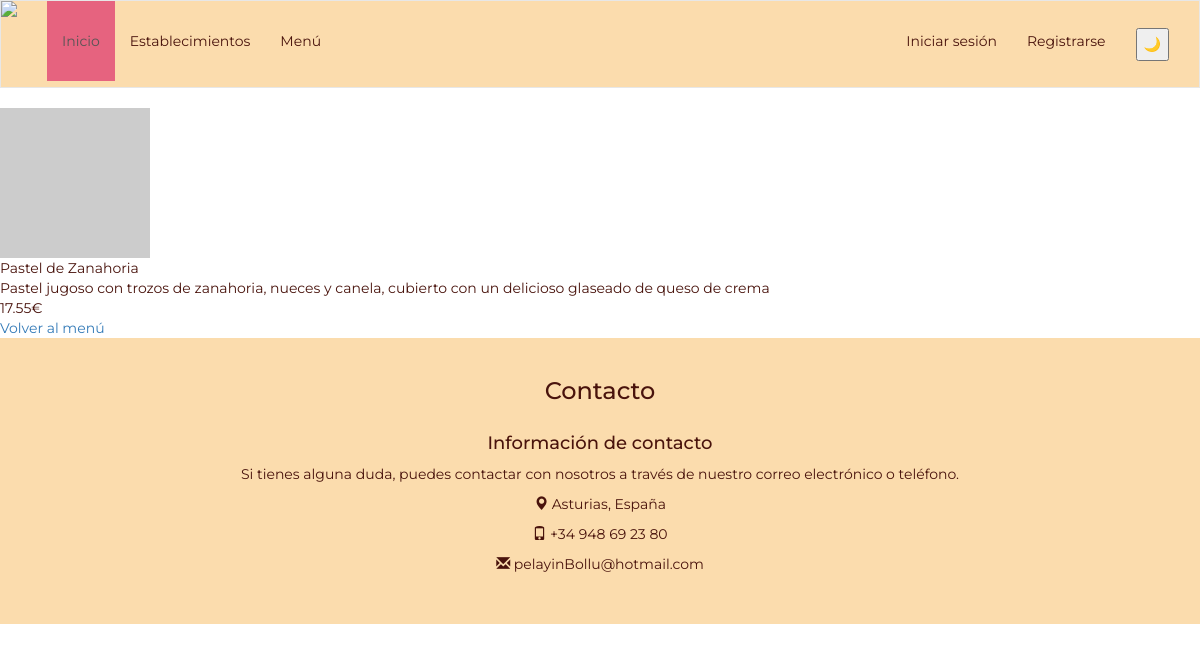
/pagina_destino.php?id=6, run on an earlier commit of the app's database.
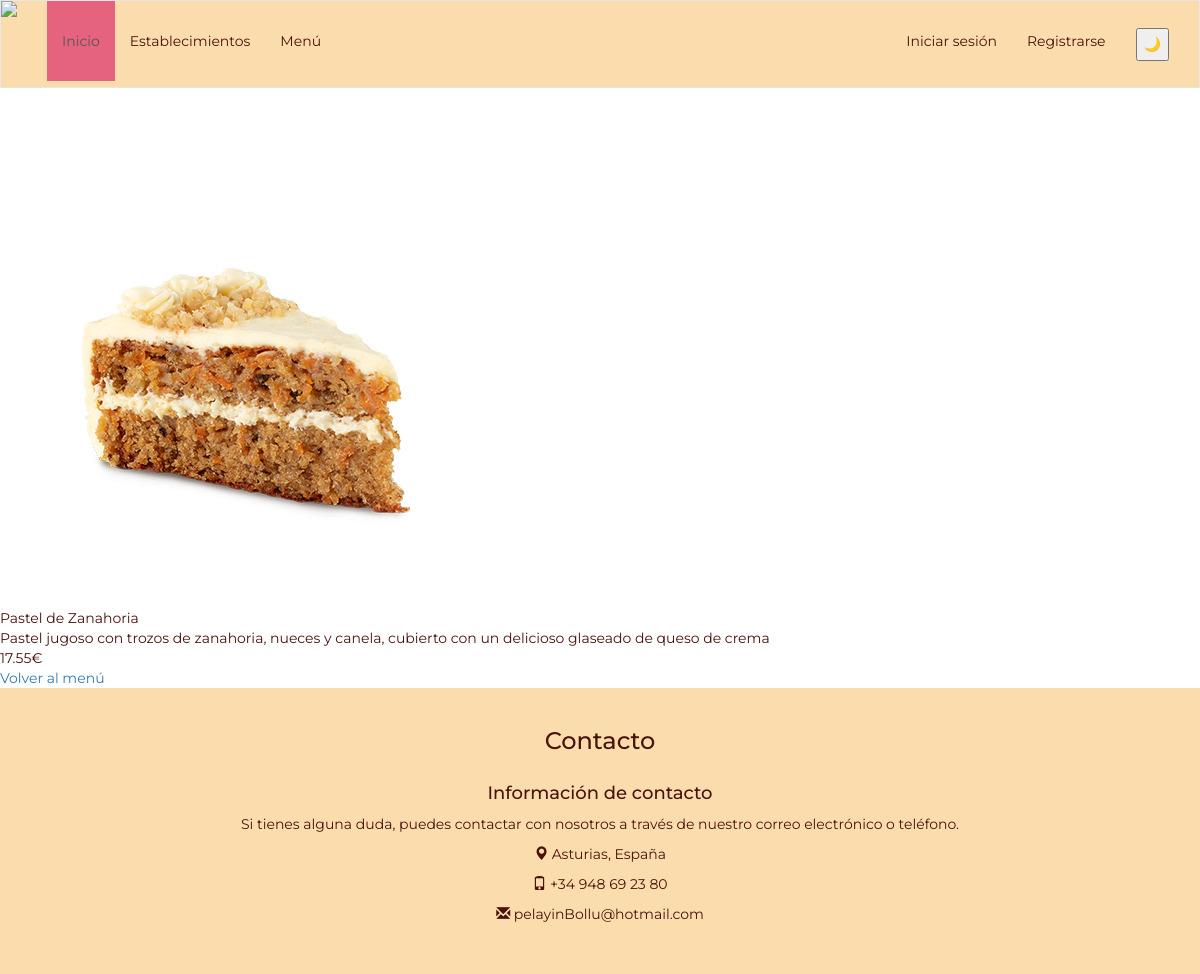
And on a later commit of the database.
### tables this page shows
CREATE TABLE `productos` (
  `id` int NOT NULL AUTO_INCREMENT,
  `nombre` varchar(45) DEFAULT NULL,
  `descripcion` varchar(255) DEFAULT NULL,
  `precio` decimal(4,2) DEFAULT NULL,
  `categorias_id` int NOT NULL,
  `imagen` longblob NOT NULL,
  PRIMARY KEY (`id`),
  KEY `fk_Productos_Categorias_idx` (`categorias_id`),
  CONSTRAINT `fk_Productos_Categorias` FOREIGN KEY (`categorias_id`) REFERENCES `categorias` (`id`)
);

### pagina_destino.php (the view, shortened to what this page needs)
<?php
include 'includes/templates/header.php';
$bd = conectarDB();
if (isset($_GET['id'])) {
    $idProducto = $_GET['id'];
    $consulta = $bd->prepare("SELECT id, nombre, descripcion, precio, imagen FROM productos WHERE id = ?");
    $consulta->bind_param("i", $idProducto);
    $consulta->execute();
    $resultado = $consulta->get_result();
    $producto = $resultado->fetch_assoc();
    if ($producto) {
        ?>
        <body>
            <div class="producto-destino">
                <?php
                if (!empty($producto['imagen'])) {
                    echo "<div class='celda-imagen-destino'><img class='imagen-producto-destino' src='../imagenes/" . $producto['imagen'] . "'></div>";
                } else {
                    echo "<div class='celda-imagen'-destino><img class='imagen-producto-destino' src='https://via.placeholder.com/150'></div>";
                }
                ?>
                <div class="celda-nombre-destino">
                    <?= isset($producto['nombre']) ? $producto['nombre'] : '' ?>
                </div>
                <div class="celda-descripcion-destino">
                    <?= isset($producto['descripcion']) ? $producto['descripcion'] : '' ?>
                </div>
                <div class="celda-precio-destino">
                    <?= isset($producto['precio']) ? $producto['precio'] : '' ?>€
                </div>
                <div>
                    <a href="menu.php">Volver al menú</a>
                </div>
            </div>
        </body>
        <?php
    } else {
        echo "Producto no encontrado";
    }
} else {
    echo "ID de producto no proporcionado";
}
include 'includes/templates/footer.php';
?>

What changed in the data, as far as the page shows it:
changed productos "Pastel de Zanahoria": imagen empty → "pastelZanahoria.png" (drawn); imagen: picture added
